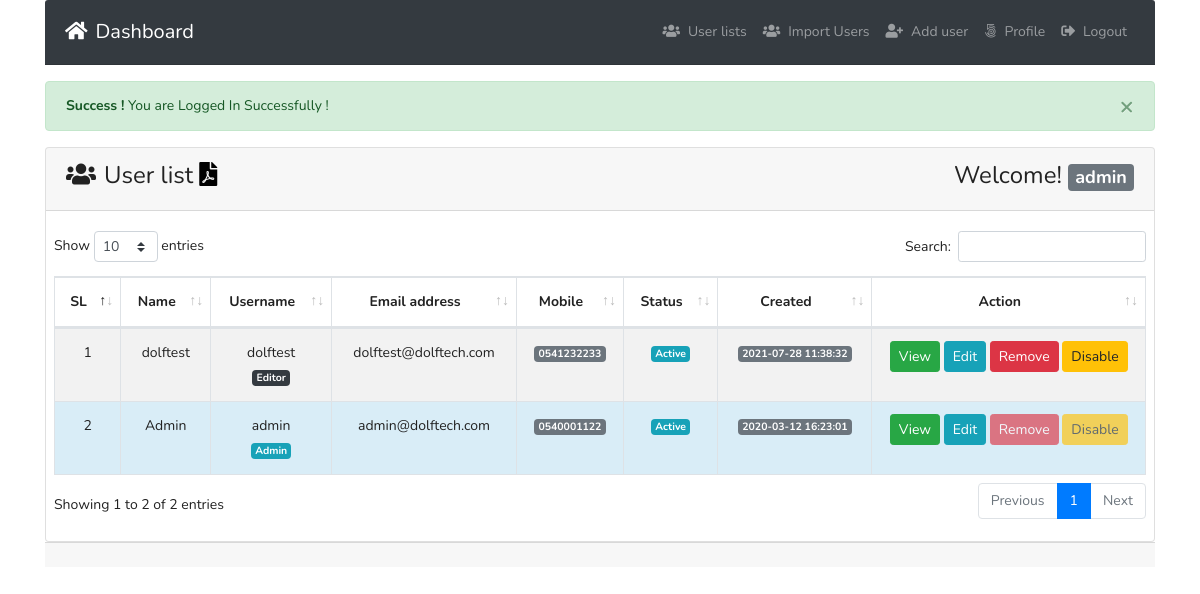
The page /index.php (signed in) on the database its author committed.
### tables this page shows
CREATE TABLE `tbl_users` (
  `id` int(11) NOT NULL,
  `name` varchar(255) DEFAULT NULL,
  `username` varchar(255) DEFAULT NULL,
  `email` varchar(255) DEFAULT NULL,
  `password` varchar(255) DEFAULT NULL,
  `mobile` varchar(25) DEFAULT NULL,
  `roleid` tinyint(4) DEFAULT NULL,
  `isActive` tinyint(4) DEFAULT 0,
  `created_at` timestamp NOT NULL DEFAULT current_timestamp(),
  `updated_at` timestamp NOT NULL DEFAULT current_timestamp()
);

### classes/Users.php (called while the page is built, shortened)
<?php
include 'lib/Database.php';
include_once 'lib/Session.php';
class Users{
  private $db;
  public function __construct(){
    $this->db = new Database();
  }
   public function formatDate($date){
      $strtime = strtotime($date);
    return date('Y-m-d H:i:s', $strtime);
   }
  public function selectAllUserData(){
    $sql = "SELECT * FROM tbl_users ORDER BY id DESC";
    $stmt = $this->db->pdo->prepare($sql);
    $stmt->execute();
    return $stmt->fetchAll(PDO::FETCH_OBJ);
  }
}

### index.php (the view, shortened to what this page needs)
<?php
include 'inc/header.php';
$logMsg = Session::get('logMsg');
if (isset($logMsg)) {
  echo $logMsg;
}
?>
      <div class="card ">
        <div class="card-header">
          <h3><i class="fas fa-users mr-2"></i>User list  <?php if ( Session::get("roleid") == '1') {?> <a href="exportToPdf.php" target="blank" style="color:black"><i class="fas fa-file-pdf mr-2"></i></a> <?php } ?><span class="float-right">Welcome! <strong>
            <span class="badge badge-lg badge-secondary text-white">
<?php
$username = Session::get('username');
if (isset($username)) {
  echo $username;
}
 ?></span>
          </strong></span></h3>
        </div>
        <div class="card-body pr-2 pl-2">
          <table id="example" class="table table-striped table-bordered" style="width:100%">
                  <thead>
                    <tr>
                      <th  class="text-center">SL</th>
                      <th  class="text-center">Name</th>
                      <th  class="text-center">Username</th>
                      <th  class="text-center">Email address</th>
                      <th  class="text-center">Mobile</th>
                      <th  class="text-center">Status</th>
                      <th  class="text-center">Created</th>
                      <th  width='25%' class="text-center">Action</th>
                    </tr>
                  </thead>
                  <tbody>
                    <?php
                      $allUser = $users->selectAllUserData();
                      if ($allUser) {
                        $i = 0;
                        foreach ($allUser as  $value) {
                          $i++;
                     ?>
                      <tr class="text-center"
                      <?php if (Session::get("id") == $value->id) {
                        echo "style='background:#d9edf7' ";
                      } ?>
                      >
                        <td><?php echo $i; ?></td>
                        <td><?php echo $value->name; ?></td>
                        <td><?php echo $value->username; ?> <br>
                          <?php if ($value->roleid  == '1'){
                          echo "<span class='badge badge-lg badge-info text-white'>Admin</span>";
                        } elseif ($value->roleid == '2') {
                          echo "<span class='badge badge-lg badge-dark text-white'>Editor</span>";
                        }elseif ($value->roleid == '3') {
                            echo "<span class='badge badge-lg badge-dark text-white'>User Only</span>";
                        } ?></td>
                        <td><?php echo $value->email; ?></td>
                        <td><span class="badge badge-lg badge-secondary text-white"><?php echo $value->mobile; ?></span></td>
                        <td>
                          <?php if ($value->isActive == '0') { ?>
                          <span class="badge badge-lg badge-info text-white">Active</span>
                        <?php }else{ ?>
                    <span class="badge badge-lg badge-danger text-white">Deactive</span>
                        <?php } ?>
                        </td>
                        <td><span class="badge badge-lg badge-secondary text-white"><?php echo $users->formatDate($value->created_at);  ?></span></td>
                        <td>
                          <?php if ( Session::get("roleid") == '1') {?>
                            <a class="btn btn-success btn-sm
                            " href="profile.php?id=<?php echo $value->id;?>">View</a>
                            <a class="btn btn-info btn-sm " href="profile.php?id=<?php echo $value->id;?>">Edit</a>
                            <a onclick="return confirm('Are you sure To Delete ?')" class="btn btn-danger
                    <?php if (Session::get("id") == $value->id) {
                      echo "disabled";
                    } ?>
                             btn-sm " href="?remove=<?php echo $value->id;?>">Remove</a>
                             <?php if ($value->isActive == '0') {  ?>
                               <a onclick="return confirm('Are you sure To Deactive ?')" class="btn btn-warning
                       <?php if (Session::get("id") == $value->id) {
                         echo "disabled";
                       } ?>
                                btn-sm " href="?deactive=<?php echo $value->id;?>">Disable</a>
                             <?php } ?>
                        <?php  }elseif(Session::get("id") == $value->id  && Session::get("roleid") == '2'){ ?>
                          <a class="btn btn-success btn-sm " href="profile.php?id=<?php echo $value->id;?>">View</a>
                          <a class="btn btn-info btn-sm " href="profile.php?id=<?php echo $value->id;?>">Edit</a>
                        <?php }elseif(Session::get("id") == $value->id  && Session::get("roleid") == '3'){ ?>
                          <a class="btn btn-success btn-sm " href="profile.php?id=<?php echo $value->id;?>">View</a>
                          <a class="btn btn-info btn-sm " href="profile.php?id=<?php echo $value->id;?>">Edit</a>
                        <?php } ?>
                        </td>
                      </tr>
                    <?php }}else{ ?>
                      <tr class="text-center">
                      <td>No user availabe now !</td>
                    </tr>
                    <?php } ?>
                  </tbody>
              </table>
        </div>
      </div>
  <?php
  include 'inc/footer.php';
  ?>

### inc/header.php (shortened to what this page needs)
<?php
$filepath = realpath(dirname(__FILE__));
include_once $filepath."/../lib/Session.php";
$users = new Users();
?>
<!DOCTYPE html>
<html lang="en" dir="ltr">
  <head>
    <link rel="stylesheet" href="assets/bootstrap.min.css">
    <link href="https://use.fontawesome.com/releases/v5.0.4/css/all.css" rel="stylesheet">
    <link rel="stylesheet" href="assets/dataTables.bootstrap4.min.css">
    <link rel="stylesheet" href="assets/style.css">
  </head>
  <body>
    <div class="container">
      <nav class="navbar navbar-expand-md navbar-dark bg-dark card-header">
        <a class="navbar-brand" href="index.php"><i class="fas fa-home mr-2"></i>Dashboard</a>
        <div class="collapse navbar-collapse" id="navbarsExampleDefault">
          <ul class="navbar-nav ml-auto">
          <?php if (Session::get('id') == TRUE) { ?>
            <?php if (Session::get('roleid') == '1') { ?>
              <li class="nav-item">
                  <a class="nav-link" href="index.php"><i class="fas fa-users mr-2"></i>User lists </span></a>
              </li>
              <li class="nav-item">
<a class="nav-link" href="bulk_users.php"><i class="fas fa-users mr-2"></i>Import Users </span></a>
</li>
              <li class="nav-item
              <?php
                          $path = $_SERVER['SCRIPT_FILENAME'];
                          $current = basename($path, '.php');
                          if ($current == 'addUser') {
                            echo " active ";
                          }
                         ?>">
                <a class="nav-link" href="addUser.php"><i class="fas fa-user-plus mr-2"></i>Add user </span></a>
              </li>
            <?php  } ?>
            <li class="nav-item
            <?php
      				$path = $_SERVER['SCRIPT_FILENAME'];
      				$current = basename($path, '.php');
      				if ($current == 'profile') {
      					echo "active ";
      				}
      			 ?>
            ">
              <a class="nav-link" href="profile.php?id=<?php echo Session::get("id"); ?>"><i class="fab fa-500px mr-2"></i>Profile <span class="sr-only">(current)</span></a>
            </li>
            <li class="nav-item">
              <a class="nav-link" href="?action=logout"><i class="fas fa-sign-out-alt mr-2"></i>Logout</a>
            </li>
          <?php } ?>
          </ul>
        </div>
      </nav>

### inc/footer.php (shortened to what this page needs)
<div class="well card-footer">
</div>
  </body>
</html>

### assets/style.css (style rules this page uses)
body { line-height: 24px; font-size: 14px; font-style: normal; font-weight: normal; visibility: visible; font-family: 'Nunito', sans-serif; color: #222; }
h1, h2, h3, h4, h5, h6 { color: #222; font-family: 'Nunito', sans-serif; font-weight: 400; margin-top: 0; }
h3 { font-size: 24px; line-height: 30px; }

### rows shown on the page
tbl_users: name "dolftest", username "dolftest", shows "Editor", email "dolftest@dolftech.com", mobile "0541232233", isActive "Active", created_at "2021-07-28 11:38:32"
tbl_users: name "Admin", username "admin", email "admin@dolftech.com", mobile "0540001122", isActive "Active", created_at "2020-03-12 16:23:01"

### other values the page prints
$logMsg "× Success ! You are Logged In Successfully !"
$username "admin"
